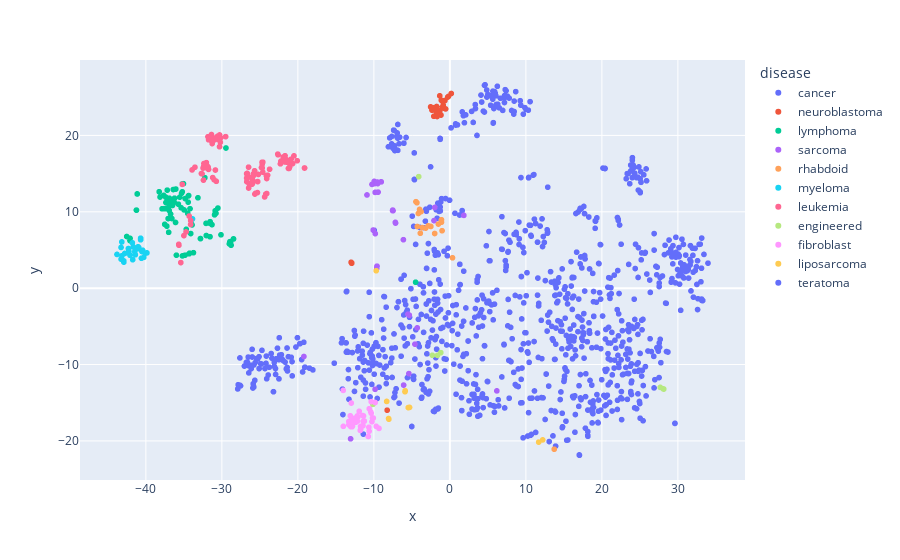
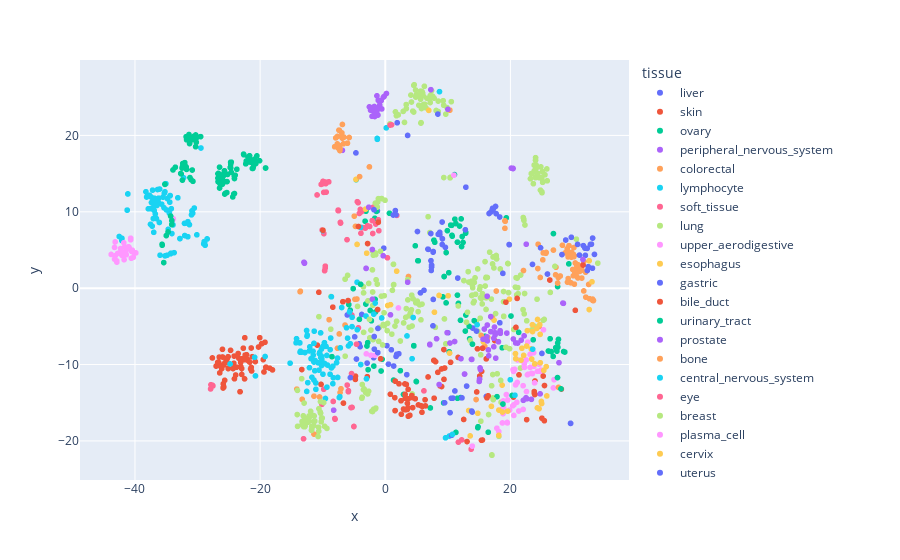

Source (notebook cell) for these figures, in order:
### Markdown cell above
# before encoding

### Code cell
x = expression_filtered_norm.iloc[:, 1:-3].values
Y=tsne.fit_transform(x)
Y.shape
dft = pd.DataFrame()
dft['x']=Y[:,0]
dft['y']=Y[:,1]
dft['tissue'] = expression_filtered_norm.tissue.values
dft['disease']=expression_filtered_norm.disease.values

px.scatter(dft,x='x',y='y',color='disease').show()
px.scatter(dft,x='x',y='y',color='tissue').show()
